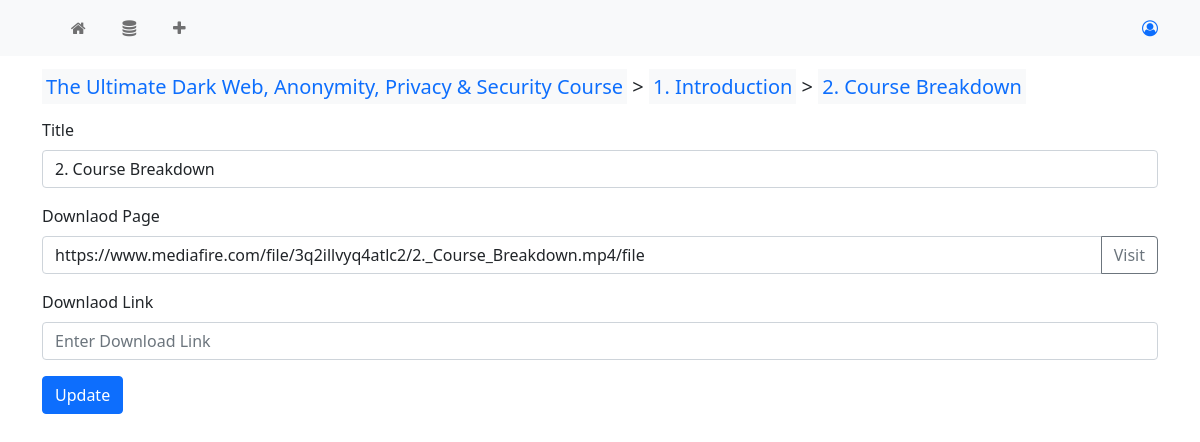
The app's page /video/update/417 with its own data.
### myapp/models.py (models this page shows, shortened)
class Video(models.Model):
    title = models.CharField(max_length=200)
    chapter = models.ForeignKey(Chapter, on_delete=models.CASCADE)
    download_page = models.URLField()
    download_link = models.URLField(null=True, blank=True)
    last_seen = models.DateTimeField(auto_now=True)
    type = models.CharField(max_length=20, null=True, blank=True)
    is_visited = models.BooleanField(default=False)
    is_done = models.BooleanField(default=False)

class Chapter(models.Model):
    title = models.CharField(max_length=200)
    google_docs_link = models.URLField(null=True, blank=True)
    course = models.ForeignKey(Course, on_delete=models.CASCADE, null=True, blank=True)
    storage = models.ForeignKey(Storage, on_delete=models.CASCADE, null=True, blank=True)
    is_done = models.BooleanField(default=False)

class Course(models.Model):
    title = models.CharField(max_length=200)
    google_docs_link = models.URLField(null=True, blank=True)
    link = models.URLField()
    chapters_videos_json = models.TextField()
    category = models.ForeignKey(Category, on_delete=models.CASCADE, null=True, blank=True)
    is_done = models.BooleanField(default=False)

### myapp/views.py (the view)
# urls.py: path('video/update/<int:id>', views.video_update, name='video-update-page'),
def video_update(request, id):
    if request.method == 'POST':
        title = request.POST.get('title')
        download_page = request.POST.get('download-page')
        download_link = request.POST.get('download-link')
        video = get_object_or_404(Video, pk=int(id))
        try:
            video.title = title
            video.download_page = download_page
            video.download_link = download_link
            video.save()
            messages.success(request, 'The video is updated successfully.')
            redirect_path = reverse('video-detail-page', args=[id])
        except:
            messages.error(request, 'Failed to update the video. Some error occoured.')
            redirect_path = reverse('video-update-page', args=[id])
        return HttpResponseRedirect(redirect_path)
    else:
        context = {
            'video': get_object_or_404(Video, pk=id)
        }
        return render(request, 'myapp/video_update.html', context=context)

### myapp/templates/myapp/video_update.html (shortened to what this page needs)
{% extends 'myapp/base.html' %}
{% block page_content %}
    <p class="lead">
        <a href="{% url 'course-detail-page' video.chapter.course.id %}" class="bg-light p-1">{{video.chapter.course.title}}</a>
         >
        <a  href="{% url 'chapter-update-page' video.chapter.id %}" class="bg-light p-1">{{video.chapter.title}}</a>
         >
        <a href="{% url 'video-detail-page' video.id %}" class="bg-light p-1">{{video.title}}</a>
    </p>
    <form action="{% url 'video-update-page' video.id %}" method="POST">
        <div class="mb-3">
            <label for="title" class="form-label">Title</label>
            <input type="text" class="form-control" id="title" {% if video.title %} value="{{video.title}}" {% endif %} name="title" placeholder="Enter Title">
        </div>
        <label for="download-page" class="form-label">Downlaod Page</label>
        <div class="input-group mb-3">
            <input type="text" class="form-control" id="download-page" {% if video.download_page %} value="{{video.download_page}}" {% endif %} name="download-page" placeholder="Enter Download Page">
            <a class="btn btn-outline-secondary" href="{{video.download_page}}" target="_blank" type="button">Visit</a>
        </div>
        <div class="mb-3">
            <label for="download-link" class="form-label">Downlaod Link</label>
            <input type="text" class="form-control" id="download-link" {% if video.download_link %} value="{{video.download_link}}" {% endif %} name="download-link" placeholder="Enter Download Link" autofocus>
        </div>
        <button type="submit" class="btn btn-primary">Update</button>
    </form>
{% endblock page_content %}

### myapp/templates/myapp/base.html (style rules this page uses)
a { text-decoration: none; }

### records on screen
Video: chapter.course "The Ultimate Dark Web, Anonymity, Privacy & Security Course", chapter "1. Introduction", title "2. Course Breakdown", download-page "https://www.mediafire.com/file/3q2illvyq4atlc2/2._Course_Breakdown.mp4/file"
